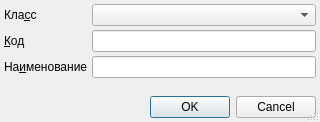
<?xml version="1.0" encoding="UTF-8"?>
<ui version="4.0">
 <class>RBTempInvalidRegimeEditorDialog</class>
 <widget class="QDialog" name="RBTempInvalidRegimeEditorDialog">
  <property name="geometry">
   <rect>
    <x>0</x>
    <y>0</y>
    <width>320</width>
    <height>122</height>
   </rect>
  </property>
  <property name="windowTitle">
   <string>ChangeMe!</string>
  </property>
  <property name="sizeGripEnabled">
   <bool>true</bool>
  </property>
  <layout class="QGridLayout" name="gridLayout">
   <property name="margin">
    <number>4</number>
   </property>
   <property name="spacing">
    <number>4</number>
   </property>
   <item row="0" column="0">
    <widget class="QLabel" name="lblType">
     <property name="sizePolicy">
      <sizepolicy hsizetype="Maximum" vsizetype="Preferred">
       <horstretch>0</horstretch>
       <verstretch>0</verstretch>
      </sizepolicy>
     </property>
     <property name="text">
      <string>Кла&amp;сс</string>
     </property>
     <property name="buddy">
      <cstring>cmbType</cstring>
     </property>
    </widget>
   </item>
   <item row="1" column="0">
    <widget class="QLabel" name="lblCode">
     <property name="sizePolicy">
      <sizepolicy hsizetype="Maximum" vsizetype="Preferred">
       <horstretch>0</horstretch>
       <verstretch>0</verstretch>
      </sizepolicy>
     </property>
     <property name="text">
      <string>&amp;Код</string>
     </property>
     <property name="buddy">
      <cstring>edtCode</cstring>
     </property>
    </widget>
   </item>
   <item row="1" column="1">
    <widget class="QLineEdit" name="edtCode"/>
   </item>
   <item row="2" column="1">
    <widget class="QLineEdit" name="edtName">
     <property name="minimumSize">
      <size>
       <width>200</width>
       <height>0</height>
      </size>
     </property>
    </widget>
   </item>
   <item row="3" column="0" colspan="2">
    <spacer>
     <property name="orientation">
      <enum>Qt::Vertical</enum>
     </property>
     <property name="sizeHint" stdset="0">
      <size>
       <width>20</width>
       <height>71</height>
      </size>
     </property>
    </spacer>
   </item>
   <item row="2" column="0">
    <widget class="QLabel" name="lblName">
     <property name="sizePolicy">
      <sizepolicy hsizetype="Maximum" vsizetype="Preferred">
       <horstretch>0</horstretch>
       <verstretch>0</verstretch>
      </sizepolicy>
     </property>
     <property name="text">
      <string>На&amp;именование</string>
     </property>
     <property name="buddy">
      <cstring>edtName</cstring>
     </property>
    </widget>
   </item>
   <item row="0" column="1">
    <widget class="QComboBox" name="cmbType"/>
   </item>
   <item row="4" column="0" colspan="2">
    <widget class="QDialogButtonBox" name="buttonBox">
     <property name="standardButtons">
      <set>QDialogButtonBox::Cancel|QDialogButtonBox::Ok</set>
     </property>
    </widget>
   </item>
  </layout>
 </widget>
 <tabstops>
  <tabstop>cmbType</tabstop>
  <tabstop>edtCode</tabstop>
  <tabstop>edtName</tabstop>
 </tabstops>
 <resources/>
 <connections>
  <connection>
   <sender>buttonBox</sender>
   <signal>accepted()</signal>
   <receiver>RBTempInvalidRegimeEditorDialog</receiver>
   <slot>accept()</slot>
   <hints>
    <hint type="sourcelabel">
     <x>154</x>
     <y>99</y>
    </hint>
    <hint type="destinationlabel">
     <x>154</x>
     <y>57</y>
    </hint>
   </hints>
  </connection>
  <connection>
   <sender>buttonBox</sender>
   <signal>rejected()</signal>
   <receiver>RBTempInvalidRegimeEditorDialog</receiver>
   <slot>reject()</slot>
   <hints>
    <hint type="sourcelabel">
     <x>154</x>
     <y>99</y>
    </hint>
    <hint type="destinationlabel">
     <x>154</x>
     <y>57</y>
    </hint>
   </hints>
  </connection>
 </connections>
</ui>
